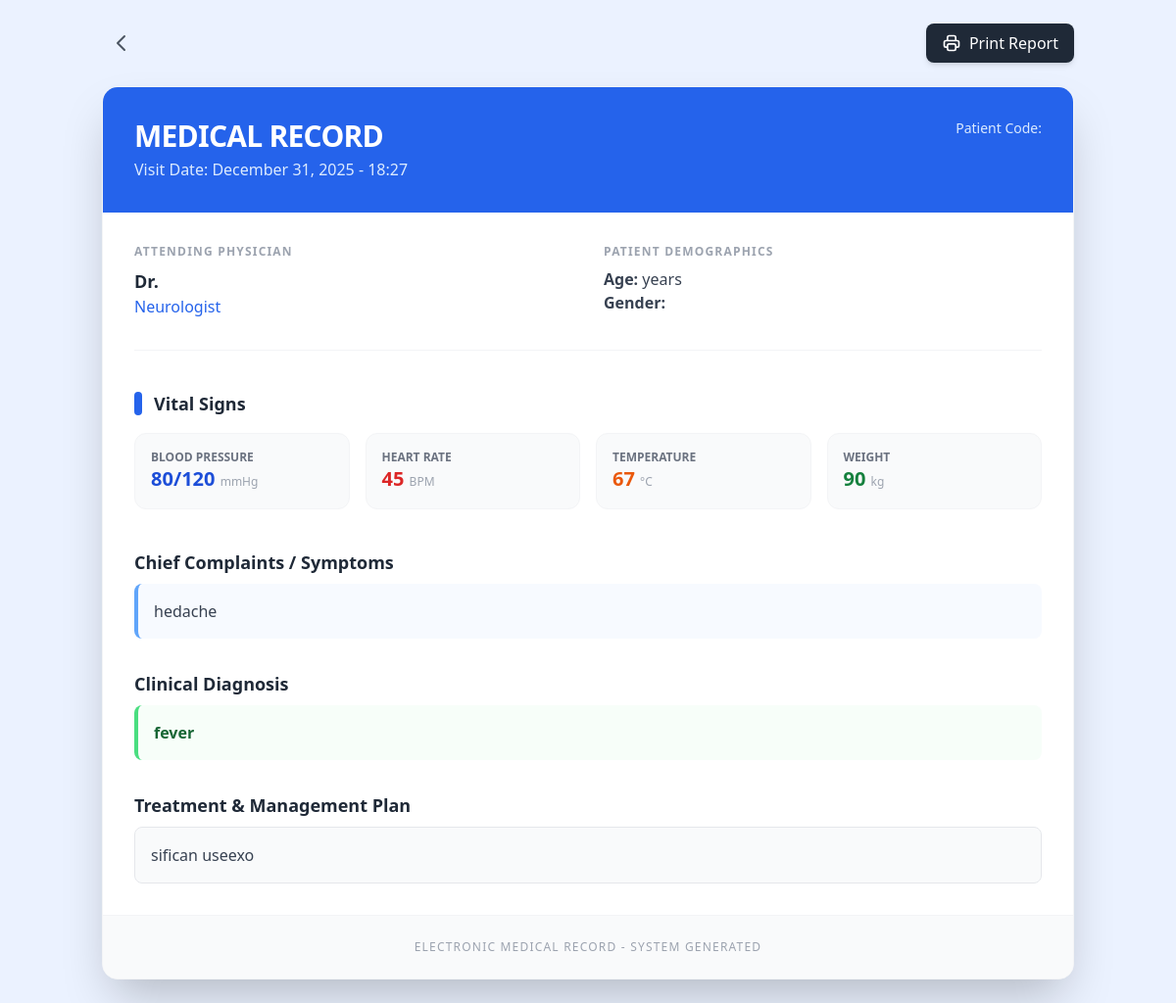
/1/, run on the app's committed database.
### core/models.py (models this page shows, shortened)
class MedicalRecord(models.Model):
    patient = models.ForeignKey(Patient, on_delete=models.CASCADE, related_name='medical_records')
    doctor = models.ForeignKey(Doctor, on_delete=models.SET_NULL, null=True)
    visit_date = models.DateTimeField(auto_now_add=True)
    blood_pressure = models.CharField(max_length=20, help_text="tusaale: 120/80")
    heart_rate = models.CharField(max_length=10, help_text="BPM")
    temperature = models.CharField(max_length=10, help_text="°C")
    weight = models.CharField(max_length=10, help_text="kg")
    symptoms = models.TextField()
    diagnosis = models.TextField()
    treatment_plan = models.TextField()

class Doctor(models.Model):
    first_name = models.CharField(max_length=100)
    last_name = models.CharField(max_length=100)
    specialization = models.CharField(max_length=100)
    profile_image = models.ImageField(
        upload_to='doctors/images/',  # sawirrada doctors
        blank=True,
        null=True,
        verbose_name="Profile Image"
    )

### core/views.py (the view)
# urls.py: path('<int:pk>/', views.RecordDetailView.as_view(), name='record_detail'),
class RecordDetailView(DetailView):
    model = MedicalRecord
    template_name = 'record_detail.html'
    context_object_name = 'record'

### templates/record_detail.html (shortened to what this page needs)
{% extends 'base.html' %}
{% block content %}
<div class="container mx-auto px-4 py-10">
    <div class="flex justify-between items-center mb-6 no-print">
    <a href="{% url 'record_list' %}"
       class="text-gray-600 hover:text-blue-600 transition p-2 rounded-full hover:bg-gray-100"
       title="Back">
        <svg xmlns="http://www.w3.org/2000/svg"
             class="h-6 w-6"
             fill="none"
             viewBox="0 0 24 24"
             stroke="currentColor"
             stroke-width="2">
            <path stroke-linecap="round"
                  stroke-linejoin="round"
                  d="M15 19l-7-7 7-7" />
        </svg>
    </a>
        <button onclick="window.print()" class="bg-gray-800 hover:bg-black text-white px-4 py-2 rounded-lg flex items-center shadow-md transition">
            Print Report
        </button>
    </div>
    <div class="bg-white shadow-2xl rounded-2xl overflow-hidden border border-gray-100" id="printableArea">
        <div class="bg-blue-600 p-8 text-white flex justify-between items-start">
            <div>
                <h1 class="text-3xl font-bold tracking-tight">MEDICAL RECORD</h1>
                <p class="text-blue-100 mt-1">Visit Date: {{ record.visit_date|date:"F d, Y - H:i" }}</p>
            </div>
            <div class="text-right">
                <p class="text-blue-100 text-sm">Patient Code: {{ record.patient.patient_code }}</p>
            </div>
        </div>
        <div class="p-8">
            <div class="grid grid-cols-1 md:grid-cols-2 gap-8 mb-10 pb-8 border-b border-gray-100">
                <div>
                    <h3 class="text-xs font-bold text-gray-400 uppercase tracking-widest mb-2">Attending Physician</h3>
                    <p class="text-lg font-bold text-gray-800">Dr. {{ record.doctor.name }}</p>
                    <p class="text-blue-600 font-medium">{{ record.doctor.specialization }}</p>
                </div>
                <div>
                    <h3 class="text-xs font-bold text-gray-400 uppercase tracking-widest mb-2">Patient Demographics</h3>
                    <p class="text-gray-700"><span class="font-semibold">Age:</span> {{ record.patient.age }} years</p>
                    <p class="text-gray-700"><span class="font-semibold">Gender:</span> {{ record.patient.get_gender_display }}</p>
                </div>
            </div>
            <h3 class="text-lg font-bold text-gray-800 mb-4 flex items-center">
                <span class="w-2 h-6 bg-blue-600 rounded-full mr-3"></span>
                Vital Signs
            </h3>
            <div class="grid grid-cols-2 md:grid-cols-4 gap-4 mb-10">
                <div class="bg-gray-50 p-4 rounded-xl border border-gray-100">
                    <p class="text-xs text-gray-500 font-bold uppercase">Blood Pressure</p>
                    <p class="text-xl font-bold text-blue-700">{{ record.blood_pressure }} <span class="text-xs text-gray-400 font-normal">mmHg</span></p>
                </div>
                <div class="bg-gray-50 p-4 rounded-xl border border-gray-100">
                    <p class="text-xs text-gray-500 font-bold uppercase">Heart Rate</p>
                    <p class="text-xl font-bold text-red-600">{{ record.heart_rate }} <span class="text-xs text-gray-400 font-normal">BPM</span></p>
                </div>
                <div class="bg-gray-50 p-4 rounded-xl border border-gray-100">
                    <p class="text-xs text-gray-500 font-bold uppercase">Temperature</p>
                    <p class="text-xl font-bold text-orange-600">{{ record.temperature }} <span class="text-xs text-gray-400 font-normal">°C</span></p>
                </div>
                <div class="bg-gray-50 p-4 rounded-xl border border-gray-100">
                    <p class="text-xs text-gray-500 font-bold uppercase">Weight</p>
                    <p class="text-xl font-bold text-green-700">{{ record.weight }} <span class="text-xs text-gray-400 font-normal">kg</span></p>
                </div>
            </div>
            <div class="space-y-8">
                <div>
                    <h3 class="text-lg font-bold text-gray-800 mb-2">Chief Complaints / Symptoms</h3>
                    <div class="bg-blue-50/50 p-4 rounded-lg text-gray-700 border-l-4 border-blue-400">
                        {{ record.symptoms|linebreaks }}
                    </div>
                </div>
                <div>
                    <h3 class="text-lg font-bold text-gray-800 mb-2">Clinical Diagnosis</h3>
                    <div class="bg-green-50/50 p-4 rounded-lg text-gray-700 border-l-4 border-green-400">
                        <p class="font-bold text-green-800">{{ record.diagnosis }}</p>
                    </div>
                </div>
                <div>
                    <h3 class="text-lg font-bold text-gray-800 mb-2">Treatment & Management Plan</h3>
                    <div class="bg-gray-50 p-4 rounded-lg text-gray-700 border border-gray-200">
                        {{ record.treatment_plan|linebreaks }}
                    </div>
                </div>
            </div>
        </div>
        <div class="bg-gray-50 p-6 text-center border-t border-gray-100">
            <p class="text-xs text-gray-400 uppercase tracking-widest">Electronic Medical Record - System Generated</p>
        </div>
    </div>
</div>
{% endblock %}

### data on the page
MedicalRecord: visit_date "December 31, 2025 - 18:27", doctor.specialization "Neurologist", blood_pressure "80/120", heart_rate "45", temperature "67", weight "90", symptoms "hedache", diagnosis "fever", treatment_plan "sifican useexo"
